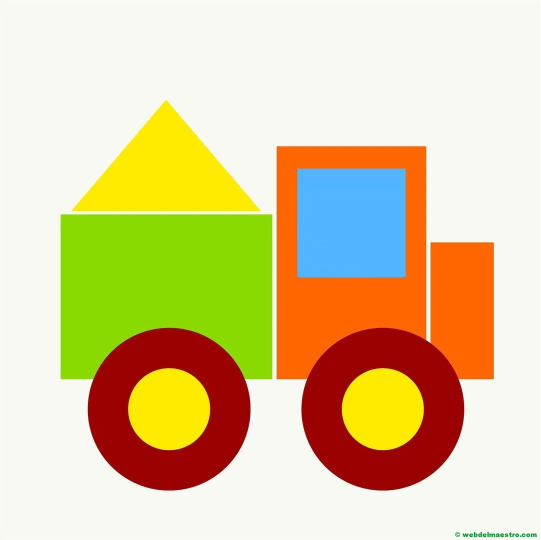
#> input picture Unidad 2 Visión Artificial con Python (OpenCV)/camion.jpg, 1081 x 1080 px, given in place of the camera (shown at 1/2 size)
$ python Vision_u2_punto_2.py
#> lines starting #> are read from the running program, lines starting #| are printed output that depends on the picture; after the words box and inside, x2 and y2 are one past the last pixel; in counts of white or black regions, pixels touching at a corner belong together
import cv2
import numpy as np

bajo_verde = np.array([0,90,0], dtype=np.uint8)
alto_verde = np.array([200,255,250], dtype=np.uint8)
pregunta = int(input("""Desea analizar los verdes en:
                1. Video
                2. Imagen
                  :  """))
#> the answer given: 1

if pregunta == 1:
    cap = cv2.VideoCapture(0)
    while True:
        ret, frame= cap.read()
#> frame is the input picture: shape (1080, 1081, 3); mean B, G, R 153.5, 202.5, 220.9
        if not ret:
            break
        mascara = cv2.inRange(frame, bajo_verde, alto_verde)
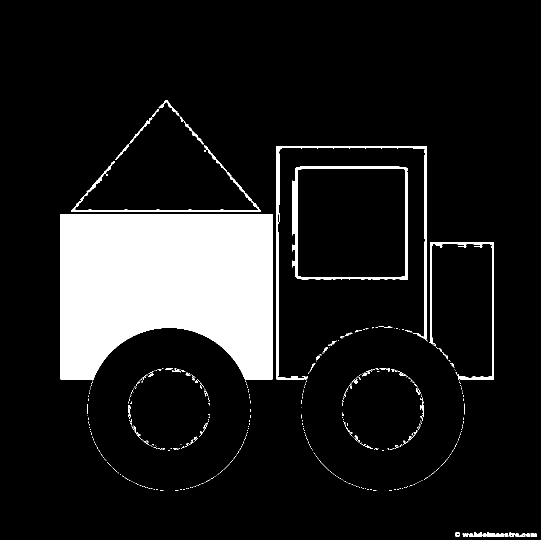
#> mascara: shape (1080, 1081) (shown at 1/2 size); 11.8% white; 492 white regions (440 under 20 px), largest, box (x1, y1, x2, y2) and area: (120, 428, 546, 761) 118240, (585, 333, 816, 560) 5085, (552, 292, 853, 759) 4986
        frame = cv2.bitwise_or(frame, frame, mask=mascara)
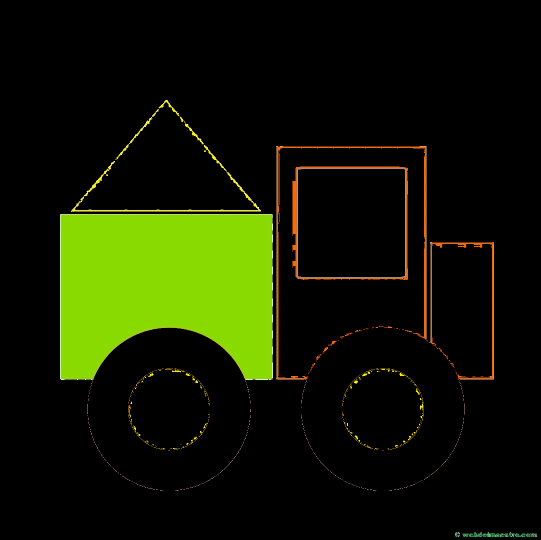
#> frame: shape (1080, 1081, 3) (shown at 1/2 size); mean B, G, R 1.2, 24.5, 17.8
        frame = cv2.resize(frame, (800,600))
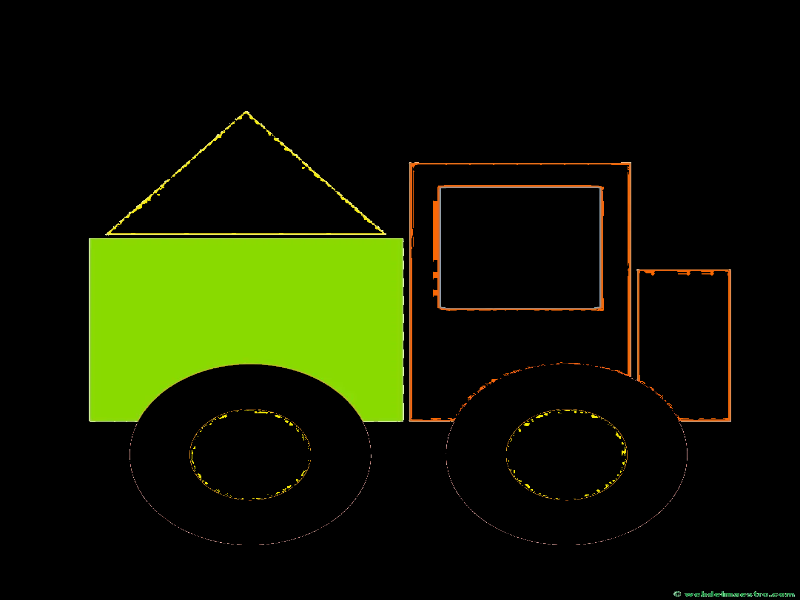
#> frame: shape (600, 800, 3); mean B, G, R 1.2, 24.5, 17.7
        cv2.imshow("Camara en vivo (Se cierra con j)", frame) # Mostrar frame
        if cv2.waitKey(1)& 0xFF == ord('j'):
#> (key Esc is pressed here)
            break
elif pregunta == 2:
    imagen = cv2.imread(r'C:\Users\Yesenia\Documents\poo\IA\bosque.jpg')
    imagen = cv2.resize(imagen, (700, 550))
    mascara_1 = cv2.inRange(imagen, bajo_verde, alto_verde)
    imagen = cv2.bitwise_or(imagen, imagen, mask=mascara_1)
    cv2.imshow("Imagen analizada", imagen) # Mostrar imagen
    cv2.waitKey()
    cv2.destroyAllWindows()
else:
    print("Error, en la lectura de datos")
cap.release()
cv2.destroyAllWindows()

$ run again, on Unidad 2 Visión Artificial con Python (OpenCV)/cerebro.jpg
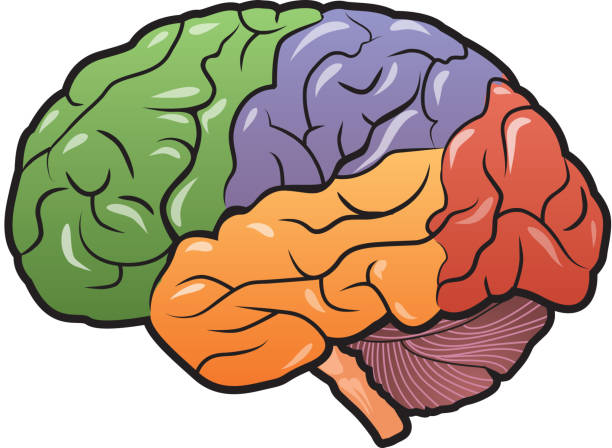
#> input picture Unidad 2 Visión Artificial con Python (OpenCV)/cerebro.jpg, 612 x 448 px, given in place of the camera
#> frame is the input picture: shape (448, 612, 3); mean B, G, R 140, 162.3, 184.2
#> `mascara = cv2.inRange(frame, bajo_verde, alto_verde)`:
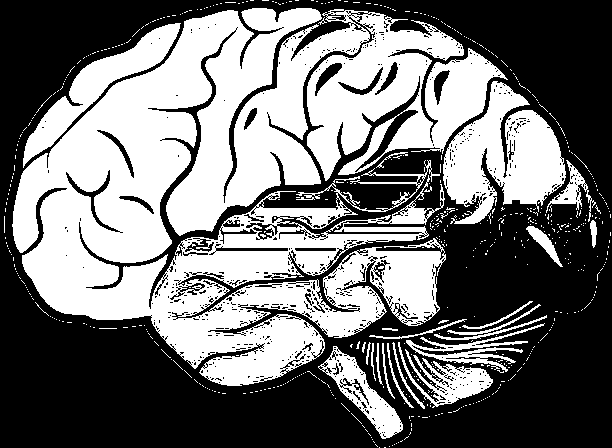
#> mascara: shape (448, 612); 45.2% white; 577 white regions (554 under 20 px), largest, box (x1, y1, x2, y2) and area: (12, 8, 508, 386) 99259, (443, 81, 566, 224) 9612, (23, 23, 181, 168) 4907
#> `frame = cv2.resize(frame, (800,600))`:
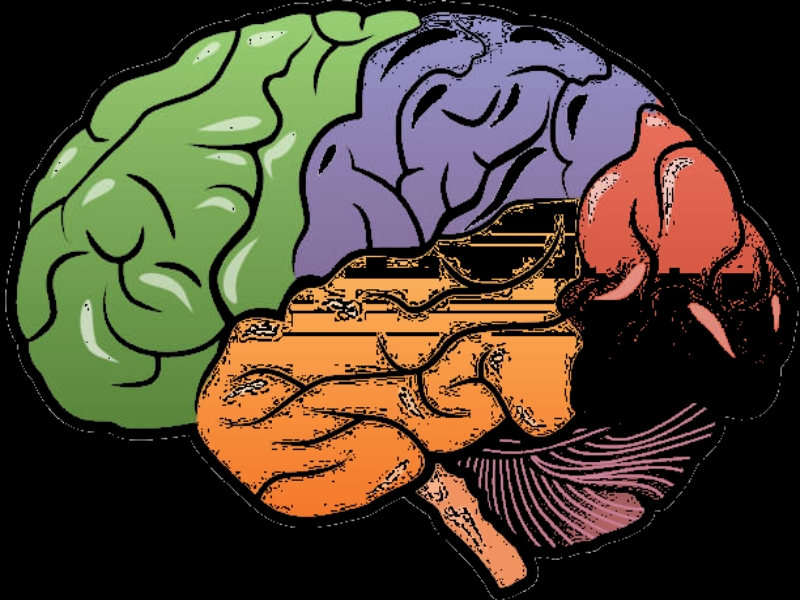
#> frame: shape (600, 800, 3); mean B, G, R 48, 66.6, 76.9
